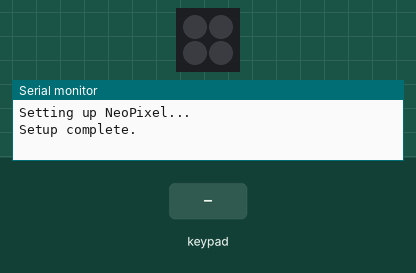
Bench run of a sketch on a simulated Seeed XIAO ESP32-S3. Parts: 2×2 RGB LED matrix (first LED top left, wired row by row), the last lines printed to the serial monitor. The inputs (shaded band) are chosen by the test bench. Dim RGB values are drawn brighter than linear; the strip is taken to match the declared colour order.

Above: at 1.2 s.
1.3 s: keypad keys 4 3 4 pressed 0.4 s apart
At 3.0 s:
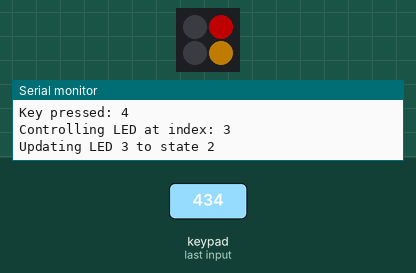
4.0 s: key '4' pressed
At 5.2 s:
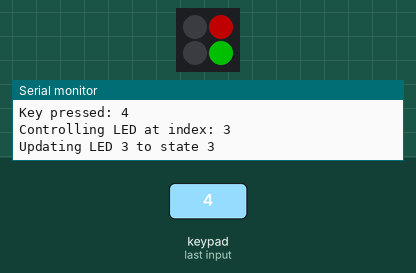
5.5 s: key '3' pressed
At 6.6 s:
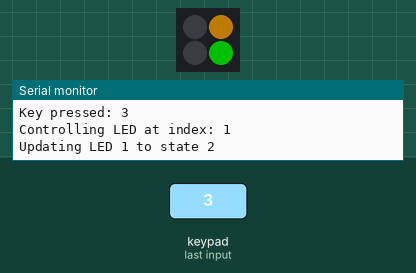
7.0 s: key '2' pressed
At 7.9 s:
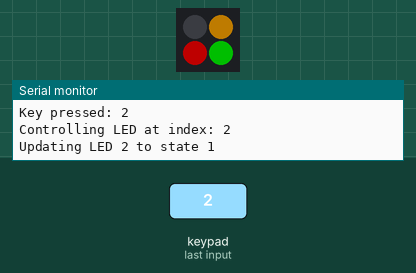
8.5 s: key '1' pressed
At 8.8 s:
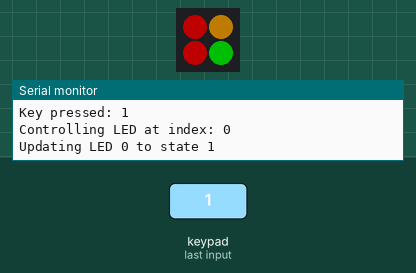
10.0 s: keypad keys 4 3 4 pressed 0.4 s apart
At 11.7 s:
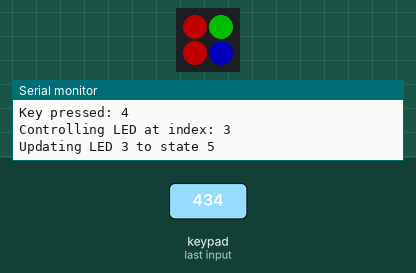
Timing chart, 0 to 13.2 s (numbered marks = the images above; inputs shaded):
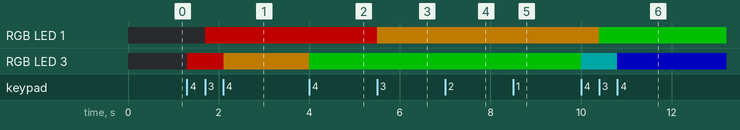

The sketch:

2x2_XiaoESP32S3.ino
```cpp
//Code for 2x2 PCB using the Xiao Seeeduino ESP32S3

#include <Adafruit_NeoPixel.h>
#include <Keypad.h>

#define PIN 44           // Pin connected to the NeoPixel data line
#define NUMPIXELS 4      // Total number of pixels in the strip

Adafruit_NeoPixel strip = Adafruit_NeoPixel(NUMPIXELS, PIN, NEO_RGB + NEO_KHZ800);

// Keypad setup
const byte ROWS = 2; // 2 rows
const byte COLS = 2; // 2 columns
char keys[ROWS][COLS] = {
  {'4', '2'},
  {'3', '1'},
};
byte rowPins[ROWS] = {43, 4}; // Connect to the row pinouts of the keypad
byte colPins[COLS] = {8, 9};  // Connect to the column pinouts of the keypad

Keypad keypad = Keypad(makeKeymap(keys), rowPins, colPins, ROWS, COLS);

const int numStates = 8;
enum LedState {
  OFF,
  RED,
  ORANGE,
  GREEN,
  TEAL,
  BLUE,
  PURPLE,
  WHITE
};

LedState currentStates[NUMPIXELS] = {OFF, OFF, OFF, OFF}; // Start with all LEDs off

void setup() {
  Serial.begin(115200);
  Serial.println("Setting up NeoPixel...");

  strip.begin();
  strip.show();          // Initialize all pixels to 'off'
  strip.setBrightness(80); // Set brightness to a moderate level

  Serial.println("Setup complete.");
}

void loop() {
  char key = keypad.getKey();
  if (key) {
    Serial.print("Key pressed: ");
    Serial.println(key);

    // Mapping keys to the correct LED index
    int ledIndex = -1;
    switch (key) {
      case '1': ledIndex = 0; break; // Key 1 -> LED 4 -> NeoPixel index 3
      case '2': ledIndex = 2; break; // Key 2 -> LED 3 -> NeoPixel index 2
      case '3': ledIndex = 1; break; // Key 3 -> LED 2 -> NeoPixel index 1
      case '4': ledIndex = 3; break; // Key 4 -> LED 1 -> NeoPixel index 0
    }

    if (ledIndex != -1) {
      Serial.print("Controlling LED at index: ");
      Serial.println(ledIndex);

      currentStates[ledIndex] = static_cast<LedState>((currentStates[ledIndex] + 1) % numStates);
      updateLed(ledIndex);
    } else {
      Serial.println("Invalid key detected.");
    }

    // Simple debounce delay
    delay(50);
  }
}

void updateLed(int ledIndex) {
  Serial.print("Updating LED ");
  Serial.print(ledIndex);
  Serial.print(" to state ");
  Serial.println(currentStates[ledIndex]);

  switch (currentStates[ledIndex]) {
    case OFF:
      strip.setPixelColor(ledIndex, strip.Color(0, 0, 0)); // Turn off
      break;
    case RED:
      strip.setPixelColor(ledIndex, strip.Color(255, 0, 0)); // Red
      break;
    case ORANGE:
      strip.setPixelColor(ledIndex, strip.Color(255, 165, 0)); // Orange
      break;
    case GREEN:
      strip.setPixelColor(ledIndex, strip.Color(0, 255, 0)); // Green
      break;
    case TEAL:
      strip.setPixelColor(ledIndex, strip.Color(0, 128, 128)); // Teal
      break;
    case BLUE:
      strip.setPixelColor(ledIndex, strip.Color(0, 0, 255)); // Blue
      break;
    case PURPLE:
      strip.setPixelColor(ledIndex, strip.Color(128, 0, 128)); // Purple
      break;
    case WHITE:
      strip.setPixelColor(ledIndex, strip.Color(255, 255, 255)); // White
      break;
  }

  strip.show(); // Update the strip after setting the color
}
```

Measured:
- after the input at 1.3 s, RGB LED 1: off → RGB(80, 0, 0) after 0.41 s; RGB LED 3: off → RGB(80, 0, 0) at once, → RGB(80, 52, 0) 0.81 s later
- after the input at 4.0 s, RGB LED 3: RGB(80, 52, 0) → RGB(0, 80, 0) at once
- after the input at 5.5 s, RGB LED 1: RGB(80, 0, 0) → RGB(80, 52, 0) at once
- after the input at 10.0 s, RGB LED 1: RGB(80, 52, 0) → RGB(0, 80, 0) after 0.40 s; RGB LED 3: RGB(0, 80, 0) → RGB(0, 40, 40) at once, → RGB(0, 0, 80) 0.79 s later
